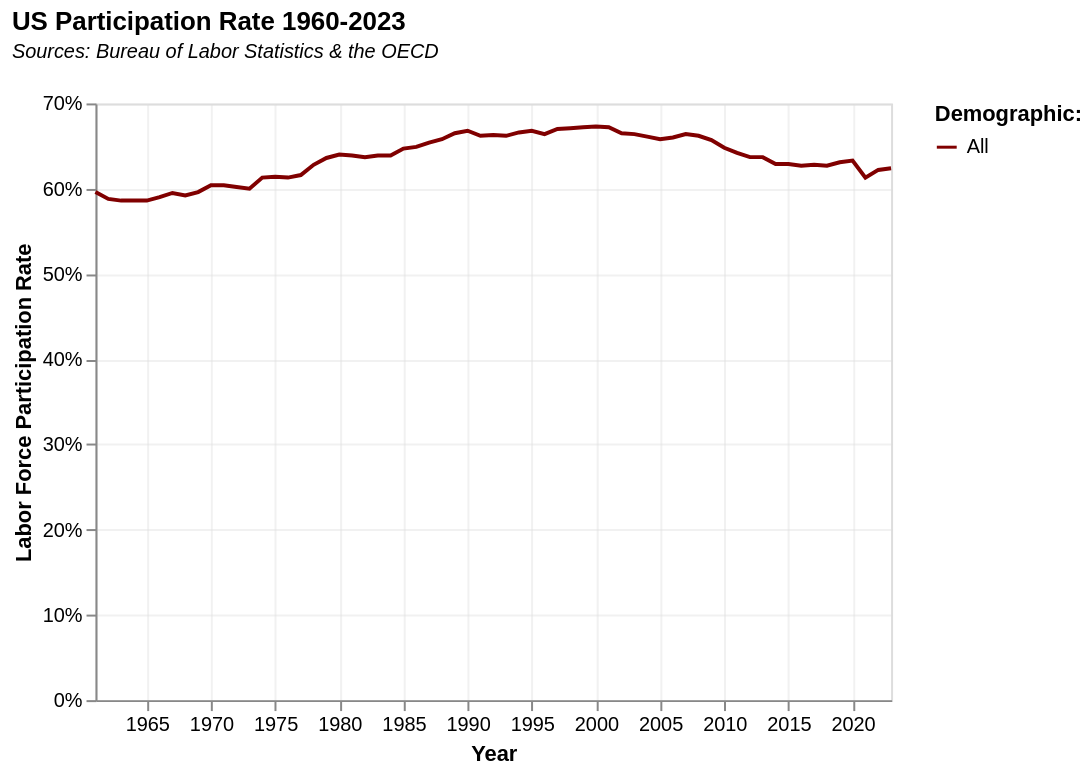

Vega-Lite specification stored for this chart:
### Vega-Lite specification from a JSON file in a GitHub repository (floating-point values rounded to 4 significant figures; data arrays with more than 128 entries replaced by an {"elided": "..."} marker saying what was removed)
{"$schema": "https://vega.github.io/schema/vega-lite/v5.json", "data": {"values": {"elided": "555 records"}, "format": {"parse": {"Year": "date"}}}, "title": {"text": "US Participation Rate 1960-2023", "anchor": "start", "subtitle": ["Sources: Bureau of Labor Statistics & the OECD", ""], "subtitleFontStyle": "italic", "subtitleFontSize": 10}, "width": 400, "height": 300, "params": [{"name": "View", "select": {"type": "point", "fields": ["dum"]}, "bind": {"input": "select", "options": ["All", "Gender", "Age"], "name": "Demographic:"}, "value": "All"}, {"name": "hover", "select": {"type": "point", "fields": ["Series ID"], "toggle": true, "on": "mouseover"}}], "transform": [{"filter": {"param": "View"}}], "mark": {"type": "line", "point": false}, "encoding": {"x": {"field": "Year", "axis": {"tickMinStep": 5, "gridOpacity": 0.4}, "type": "temporal"}, "y": {"field": "Value", "type": "quantitative", "axis": {"format": "%", "gridOpacity": 0.4}, "title": "Labor Force Participation Rate"}, "color": {"field": "Series ID", "scale": {"range": ["rgb(128,0,0)", "green", "red", "yellow", "blue", "grey"]}, "legend": {"title": "Demographic:"}}, "opacity": {"condition": {"test": {"param": "hover"}, "value": 1}, "value": 0.2}, "tooltip": [{"field": "Year", "type": "temporal", "format": "%Y"}, {"field": "Value", "type": "quantitative", "format": "%", "title": "Labor Force Participation Rate"}, {"field": "Series ID", "type": "nominal", "title": "Group"}]}}
